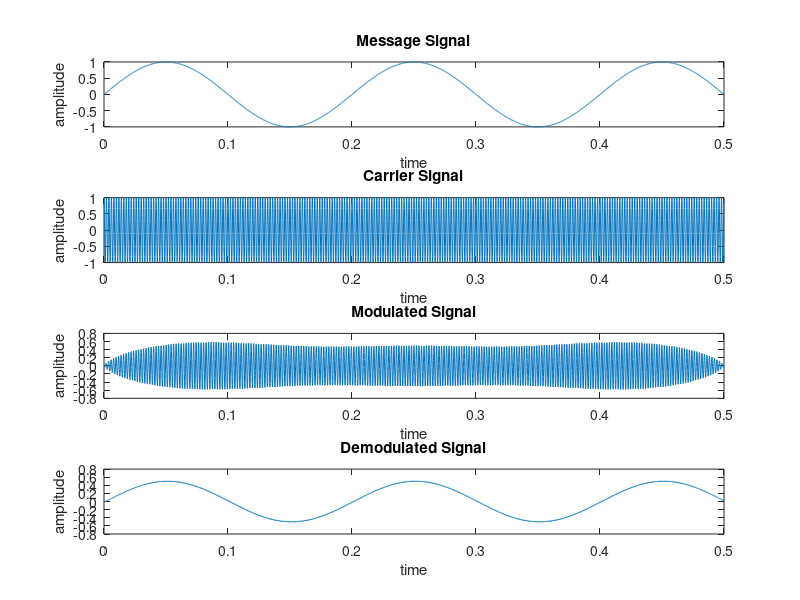

This chart was generated by the following MATLAB code:
clc; 
clear all; close all; 

% Setting Parameters
fm=5; 
fc=500; 
fs=15*fc; 
t=0:1/fs:0.5; 

% Message Signal
m=sin(2*pi*fm*t); 

% Carrier Signal 
c=cos(2*pi*fc*t); 
si=sin(2*pi*fc*t);

% Performing SSB modulation 
k=hilbert(m); 
mh=imag(k); 
s=0.5*m.*c+0.5*mh.*si; 

% Plotting modulated waveform
subplot(4,1,1); 
plot(t,m); 
title('Message Signal'); 
xlabel('time'); 
ylabel('amplitude'); 
subplot(4,1,2); 
plot(t,c); 
title('Carrier Signal'); 
xlabel('time'); 
ylabel('amplitude'); 
subplot(4,1,3); 
plot(t,s); 
title('Modulated Signal'); 
xlabel('time'); 
ylabel('amplitude'); 

% Performing SSB demodulation 
d=s.*c; 
[b,a]=butter(6,2*fc/fs,'low'); 
k=2*filter(b,a,d); 

% Plotting demodulated waveform
subplot(4,1,4); 
plot(t,k); 
title('Demodulated Signal'); 
xlabel('time'); 
ylabel('amplitude');
